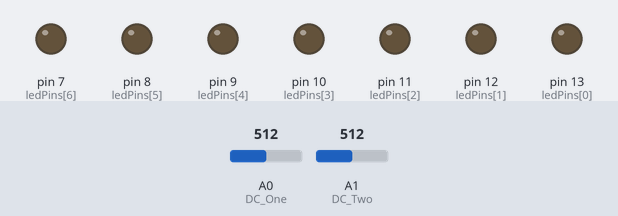
The sketch below on a simulated Arduino Uno, built with avr-gcc and run on an emulated ATmega328P. On the bench: output pins drawn as LEDs (lit = HIGH). The inputs (shaded band) are chosen by the test bench; at power-on: A0 (DC_One) = 512, A1 (DC_Two) = 512. Pins used as bus, display or sensor lines are not drawn.

Above: at 1.2 s.
1.3 s: A0 (DC_One) set to 743
2.8 s: A0 (DC_One) set to 768
At 3.7 s:
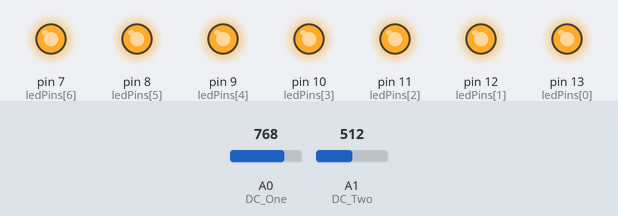
4.3 s: A0 (DC_One) set to 740
At 4.7 s:
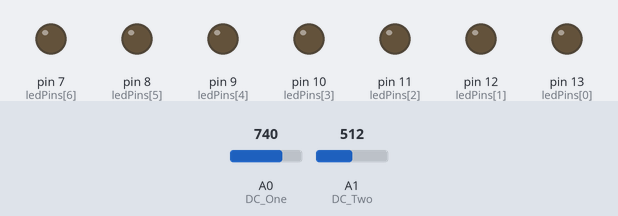
5.8 s: A0 (DC_One) set to 760
At 6.9 s:
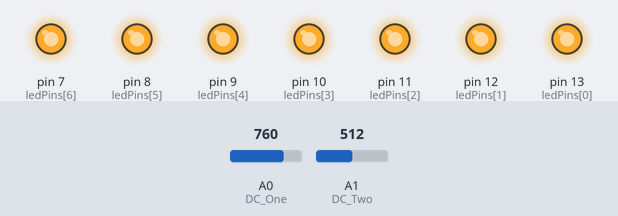
7.3 s: A0 (DC_One) set to 716
At 8.3 s:
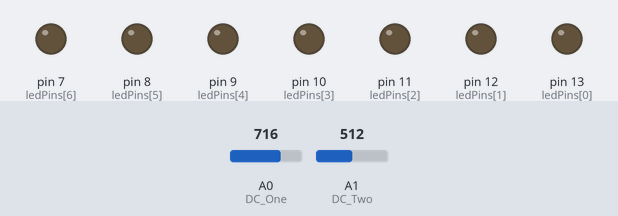
Timing chart, 0 to 9.8 s (numbered marks = the images above; inputs shaded):
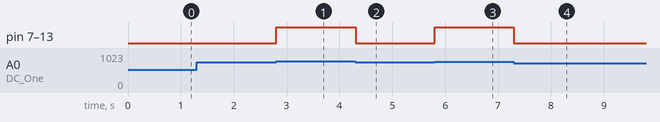

The sketch:

arduino.ino
```cpp
//Declare audio analysis pin connections
#define STROBE 4
#define RESET 5
#define DC_One A0
#define DC_Two A1

//Define audio analysis variables
int band;
int Frequencies_One[7];
int Frequencies_Two[7];

//Define led pins
int ledPins[7] = {13, 12, 11, 10, 9, 8, 7};

/********************Setup Loop*************************/
void setup() {
  Serial.begin(9600);

  //Set spectrum Shield pin configurations
  pinMode(STROBE, OUTPUT);
  pinMode(RESET, OUTPUT);
  pinMode(DC_One, INPUT);
  pinMode(DC_Two, INPUT);
  for (int i=0; i<7; i++) {
    pinMode(ledPins[i], OUTPUT);
  }
  digitalWrite(STROBE, HIGH);
  digitalWrite(RESET, HIGH);

  //Initialize Spectrum Analyzers
  digitalWrite(STROBE, LOW);
  delay(1);
  digitalWrite(RESET, HIGH);
  delay(1);
  digitalWrite(STROBE, HIGH);
  delay(1);
  digitalWrite(STROBE, LOW);
  delay(1);
  digitalWrite(RESET, LOW);
}


/**************************Main Function Loop*****************************/
void loop() {
  Read_Frequencies();
  leds();
  //Graph_Frequencies();
  delay(10);
}

void leds() {
  for (int i=0; i<7; i++) {
    if(Frequencies_One[i] > 750) {
      digitalWrite(ledPins[i], HIGH);
    } else {
      digitalWrite(ledPins[i], LOW);
    }
  }
}

/*******************Pull frquencies from Spectrum Shield********************/
void Read_Frequencies(){
  //Read frequencies for each band
  for (band = 0; band<7; band++)
  {
    Frequencies_One[band] = analogRead(DC_One);
    Frequencies_Two[band] = analogRead(DC_Two);
    digitalWrite(STROBE, HIGH);
    digitalWrite(STROBE, LOW);
  }
}

/*******************Light LEDs based on frequencies*****************************/
void Graph_Frequencies(){
  Serial.println(Frequencies_One[0]);
  /*
   for(int i= 0; i<7; i++)
   {
     Serial.println(Frequencies_One[i]);
     Serial.print(" ");
     Serial.println(Frequencies_Two[i]);
     delay(10);
   }
   */
}
```

Measured:
- the behaviour switches between 750 and 751 on A0 (DC_One) (found by bisection; images 0 and 1)
- after the input at 1.3 s, every drawn part: stays the same
- after the input at 2.8 s, pin 7 (ledPins[6]), pin 8 (ledPins[5]), pin 9 (ledPins[4]), pin 10 (ledPins[3]), pin 11 (ledPins[2]), pin 12 (ledPins[1]), pin 13 (ledPins[0]): LOW → HIGH at once
- after the input at 4.3 s, pin 7 (ledPins[6]), pin 8 (ledPins[5]), pin 9 (ledPins[4]), pin 10 (ledPins[3]), pin 11 (ledPins[2]), pin 12 (ledPins[1]), pin 13 (ledPins[0]): HIGH → LOW at once
- after the input at 5.8 s, pin 7 (ledPins[6]), pin 8 (ledPins[5]), pin 9 (ledPins[4]), pin 10 (ledPins[3]), pin 11 (ledPins[2]), pin 12 (ledPins[1]), pin 13 (ledPins[0]): LOW → HIGH at once
- after the input at 7.3 s, pin 7 (ledPins[6]), pin 8 (ledPins[5]), pin 9 (ledPins[4]), pin 10 (ledPins[3]), pin 11 (ledPins[2]), pin 12 (ledPins[1]), pin 13 (ledPins[0]): HIGH → LOW at once
